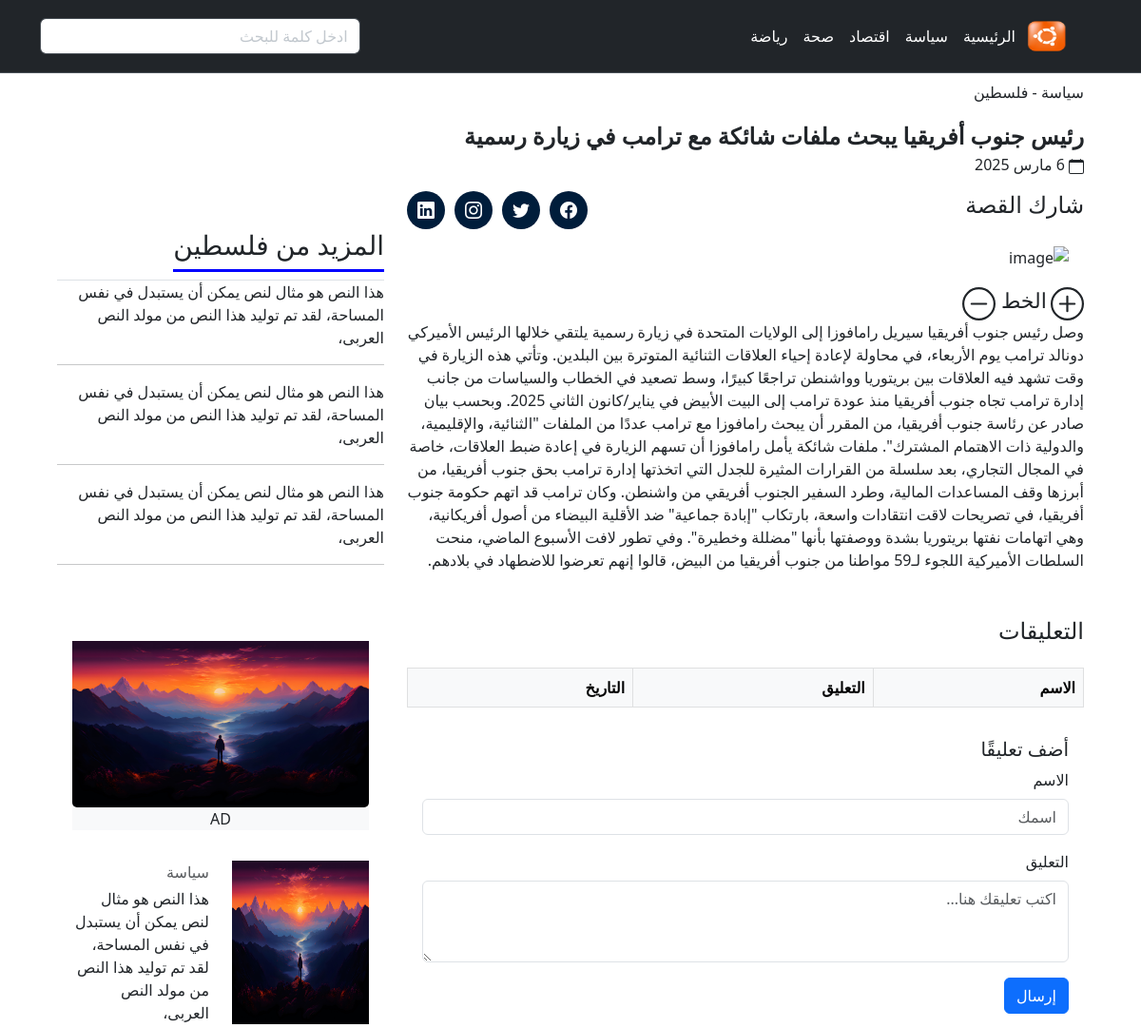
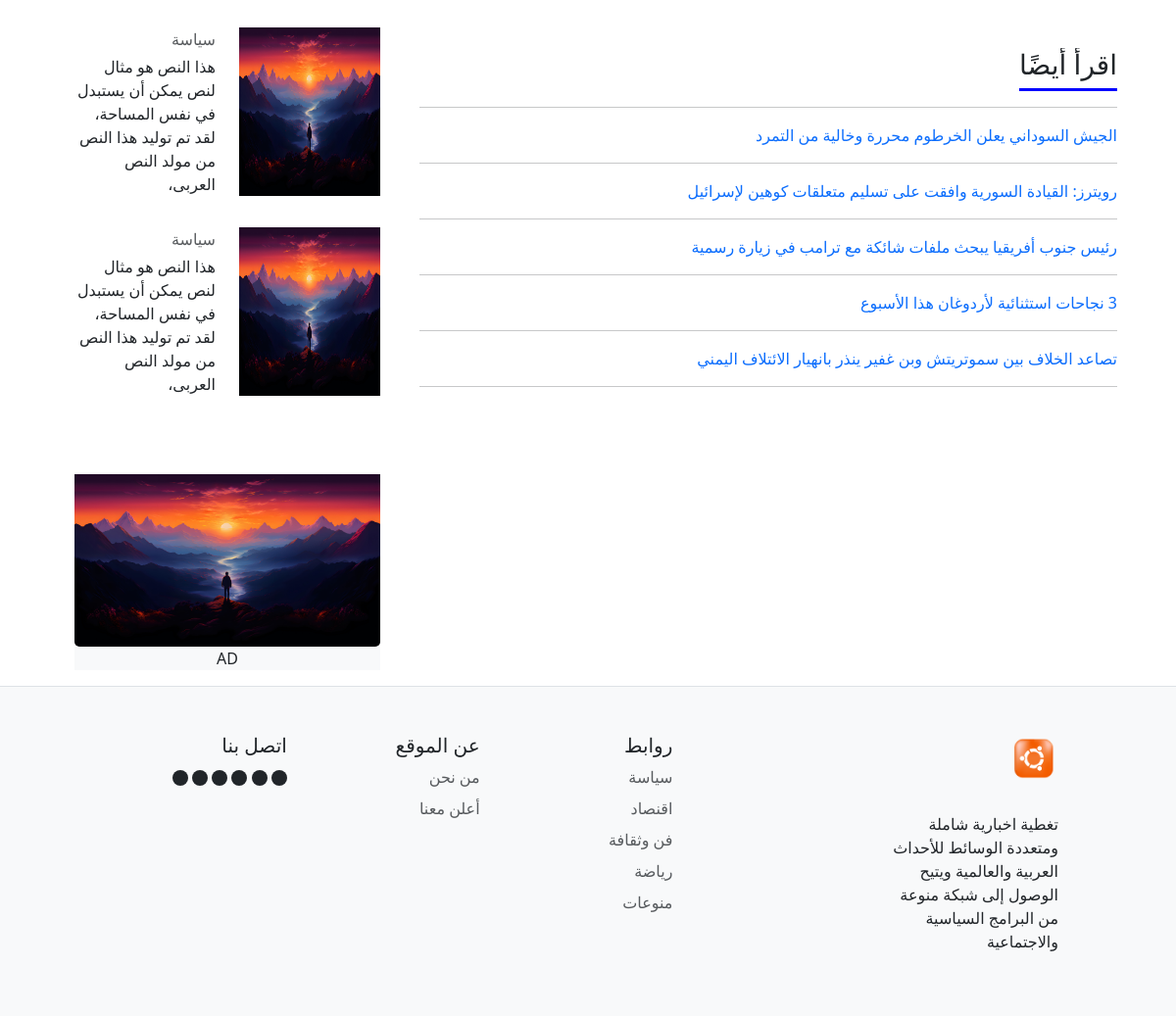
Page /public/FrontPage/details.php?news_id=74 on the committed database (2 pictures, top to bottom).
### tables this page shows
CREATE TABLE `news` (
  `id` bigint(20) NOT NULL,
  `title` varchar(100) DEFAULT NULL,
  `body` text NOT NULL,
  `image_url` text DEFAULT NULL,
  `date_posted` datetime DEFAULT NULL,
  `category_id` bigint(20) DEFAULT NULL,
  `author_id` bigint(20) DEFAULT NULL,
  `country` varchar(30) DEFAULT 'Earth',
  `status` enum('APPROVED','PENDING','REJECTED') DEFAULT 'PENDING',
  `total_views` int(11) NOT NULL DEFAULT 0
);

### config/DatabaseConnection.php (called while the page is built, shortened)
<?php
class DatabaseConnection {
    private static ?PDO $pdo = null;
    public static function getConnection() {
        if (self::$pdo === null) {
            $host = $_ENV['DB_HOST'];
            $db = $_ENV['DB_NAME'];
            $user = $_ENV['DB_USER'];
            $password = $_ENV['DB_PASSWORD'];
            $dsn = "mysql:host=$host;dbname=$db";
            try {
                self::$pdo = new PDO($dsn, $user, $password);
                self::$pdo->setAttribute(PDO::ATTR_ERRMODE, PDO::ERRMODE_EXCEPTION);
            } catch(PDOException $exception) {
                die("Connection failed: " . $exception->getMessage());
            }
        }
        return self::$pdo;
    }
}

### news/News.php (called while the page is built, shortened)
<?php
class News
{
    private static $conn;
    public static function getNewsById($id)
    {
        $sql = "SELECT * FROM news WHERE id = ?";
        $stmt = self::$conn->prepare($sql);
        $stmt->execute([$id]);
        return $stmt->fetch(PDO::FETCH_ASSOC);
    }
    public static function getLatestNews($category_id)
    {
        $sql = "SELECT * FROM news WHERE category_id = ? ORDER BY date_posted DESC LIMIT 5";
        $stmt = self::$conn->prepare($sql);
        $stmt->execute([$category_id]);
        return $stmt->fetchAll(PDO::FETCH_ASSOC);
    }
    private static function ensureConnection(): void
    {
        if (!self::$conn) {
            self::$conn = DatabaseConnection::getConnection();
        }
    }
}

### public/FrontPage/details.php (the view, shortened to what this page needs)
<?php
$news_id = $_GET['news_id'];
$news = News::getNewsById($news_id);
?>
<!DOCTYPE html>
<html dir="rtl" lang="ar">
<head>
  <link rel="stylesheet" href="./css/style.css" />
  <link rel="stylesheet" href="https://cdn.jsdelivr.net/npm/bootstrap@5.3.0/dist/css/bootstrap.min.css" />
  <link rel="stylesheet" href="https://cdn.jsdelivr.net/npm/bootstrap-icons/font/bootstrap-icons.css" />
</head>
<body>
  <nav class="navbar navbar-expand-lg bg-dark border-bottom border-body" data-bs-theme="dark">
    <div class="container">
      <a class="navbar-brand" href="#">
        <img src="./images/ubuntu-logo-rounded-ubuntu-logo-free-png.webp" alt="Logo" class="logo navbar-brand" />
      </a>
      <div class="collapse navbar-collapse" id="navbarSupportedContent">
        <div class="rigthSectoin col-sm-8">
          <ul class="navbar-nav me-auto mb-2 mb-lg-0">
            <li class="nav-item">
              <a class="nav-link active text-white" aria-current="page" href="index.php">الرئيسية</a>
            </li>
            <li class="nav-item">
              <a class="nav-link text-white" href="./category.php?category=politics">سياسة</a>
            </li>
            <li class="nav-item">
              <a class="nav-link text-white" href="./category.php?category=economy">اقتصاد</a>
            </li>
            <li class="nav-item">
              <a class="nav-link text-white" href="./category.php?category=health">صحة</a>
            </li>
            <li class="nav-item">
              <a class="nav-link text-white" href="./category.php?category=sport">رياضة</a>
            </li>
          </ul>
        </div>
        <div class="leftSection col-sm-4">
          <form class="d-flex" role="search">
            <input class="form-control me-2 bg-white" type="search" placeholder="ادخل كلمة للبحث" aria-label="Search" />
          </form>
        </div>
      </div>
    </div>
  </nav>
  <div class="container3">
    <div class="row">
      <div class="col-sm-8">
        <div class="category mb-3 mt-2">سياسة - فلسطين</div>
        <div class="content card-text">
          <div class="imgDesc fw-bold fs-4">
            <?= $news['title']; ?>
          </div>
          <p>
            <svg xmlns="http://www.w3.org/2000/svg" width="16" height="16" fill="currentColor" class="bi bi-calendar"
              viewBox="0 0 16 16">
              <path
                d="M3.5 0a.5.5 0 0 1 .5.5V1h8V.5a.5.5 0 0 1 1 0V1h1a2 2 0 0 1 2 2v11a2 2 0 0 1-2 2H2a2 2 0 0 1-2-2V3a2 2 0 0 1 2-2h1V.5a.5.5 0 0 1 .5-.5M1 4v10a1 1 0 0 0 1 1h12a1 1 0 0 0 1-1V4z" />
            </svg>
            6 مارس 2025
          </p>
          <div class="row">
            <div class="col-sm-6 text-end">
              <h4 style="width: fit-content">شارك القصة</h4>
            </div>
            <div class="social-icons col-sm-6">
              <a href="#" class="social-circle"><i class="bi bi-facebook"></i></a>
              <a href="#" class="social-circle"><i class="bi bi-twitter"></i></a>
              <a href="#" class="social-circle"><i class="bi bi-instagram"></i></a>
              <a href="#" class="social-circle"><i class="bi bi-linkedin"></i></a>
            </div>
          </div>
        </div>
      </div>
    </div>
    <div class="row">
      <div class="col-sm-8">
        <div class="card">
          <div class="card-body">
            <img src=" <?= htmlspecialchars($news['image_url']); ?>" alt="image" class="card-img-bottom some" />
          </div>
        </div>
        <div class="content">
          <div class="fontController">
            <span style="font-size: 22px"> الخط </span>
            <svg id="dec-btn" xmlns="http://www.w3.org/2000/svg" width="35" height="35" fill="currentColor"
              class="bi bi-dash-circle" viewBox="0 0 16 16">
              <path d="M8 15A7 7 0 1 1 8 1a7 7 0 0 1 0 14m0 1A8 8 0 1 0 8 0a8 8 0 0 0 0 16" />
              <path d="M4 8a.5.5 0 0 1 .5-.5h7a.5.5 0 0 1 0 1h-7A.5.5 0 0 1 4 8" />
            </svg>
          </div>
          <div class="mainParagraph" id="main-text">
            <p>
              <?= htmlspecialchars($news['body']) ?>
            </p>
          </div>
        </div>
        <div class="comments mt-5 card">
          <h4 class="mb-4">التعليقات</h4>
          <table class="table table-bordered table-hover">
            <thead class="table-light">
              <tr>
                <th>الاسم </th>
                <th>التعليق</th>
                <th>التاريخ</th>
              </tr>
            </thead>
          </table>
          <div class="card">
            <div class="card-body">
              <h5 class="card-title">أضف تعليقًا</h5>
              <form id="comments-form" method="post" action="">
                <div class="mb-3">
                  <label for="commenterName" class="form-label">الاسم</label>
                  <input type="text" name="commenterName" class="form-control" id="commenterName" placeholder="اسمك" />
                </div>
                <div class="mb-3">
                  <label for="commentText" class="form-label">التعليق</label>
                  <textarea name="commentText" class="form-control" id="commentText" rows="3"
                    placeholder="اكتب تعليقك هنا..."></textarea>
                </div>
                <button type="submit" class="btn btn-primary mb-5">إرسال</button>
              </form>
            </div>
          </div>
        </div>
        <?php
        $latest_news = News::getLatestNews($news['category_id']);
        ?>
        <div class="readMore">
          <div style="width: fit-content">
            <h3 class="pb-2">اقرأ أيضًا</h3>
          </div>
          <hr />
          <ul class="mostReadedList ps-0">
            <?php foreach ($latest_news as $item): ?>
              <li class="list-group-item">
                <a href="details.php?news_id=<?= urlencode($item['id']) ?>" class="text-decoration-none">
                  <?= htmlspecialchars($item['title']) ?>
                </a>
              </li>
              <hr />
            <?php endforeach; ?>
          </ul>
        </div>
      </div>
      <div class="col-sm-4">
        <div class="moreFrom">
          <h3 class="pb-2" style="width: fit-content">المزيد من فلسطين</h3>
          <ul class="mostReadedList ps-0 border-top">
            <li class="list-group-item">
              هذا النص هو مثال لنص يمكن أن يستبدل في نفس المساحة، لقد تم توليد
              هذا النص من مولد النص العربى،
            </li>
            <hr />
            <li class="list-group-item">
              هذا النص هو مثال لنص يمكن أن يستبدل في نفس المساحة، لقد تم توليد
              هذا النص من مولد النص العربى،
            </li>
            <hr />
            <li class="list-group-item">
              هذا النص هو مثال لنص يمكن أن يستبدل في نفس المساحة، لقد تم توليد
              هذا النص من مولد النص العربى،
            </li>
          </ul>
        </div>
        <hr />
        <div class="adsArea pt-5">
          <div class="card">
            <div class="card-body">
              <img src="./images/sunsetWallpaper.jpg" alt="image" class="card-img-bottom some" />
              <div class="imgDesc bg-light text-center">AD</div>
            </div>
          </div>
        </div>
        <div class="relatedInfo">
          <div class="card">
            <div class="row card-body">
              <img class="col-sm-6" src="./images/sunsetWallpaper.jpg" alt="photo" />
              <div class="col-sm-6">
                <div class="category text-muted mb-1">سياسة</div>
                <p class="card-text">
                  هذا النص هو مثال لنص يمكن أن يستبدل في نفس المساحة، لقد تم
                  توليد هذا النص من مولد النص العربى،
                </p>
              </div>
            </div>
          </div>
          <div class="card">
            <div class="row card-body">
              <img class="col-sm-6" src="./images/sunsetWallpaper.jpg" alt="photo" />
              <div class="col-sm-6">
                <div class="category text-muted mb-1">سياسة</div>
                <p class="card-text">
                  هذا النص هو مثال لنص يمكن أن يستبدل في نفس المساحة، لقد تم
                  توليد هذا النص من مولد النص العربى،
                </p>
              </div>
            </div>
          </div>
          <div class="card">
            <div class="row card-body">
              <img class="col-sm-6" src="./images/sunsetWallpaper.jpg" alt="photo" />
              <div class="col-sm-6">
                <div class="category text-muted mb-1">سياسة</div>
                <p class="card-text">
                  هذا النص هو مثال لنص يمكن أن يستبدل في نفس المساحة، لقد تم
                  توليد هذا النص من مولد النص العربى،
                </p>
              </div>
            </div>
          </div>
        </div>
        <div class="adsArea pt-5">
          <div class="card">
            <div class="card-body">
              <img src="./images/sunsetWallpaper.jpg" alt="image" class="card-img-bottom some" />
              <div class="imgDesc bg-light text-center">AD</div>
            </div>
          </div>
        </div>
      </div>
    </div>
  </div>
</body>
<div class="footer bg-light border-top" style="padding: 0; margin: 0">
  <div class="container2">
    <footer class="row row-cols-5 py-5">
      <div class="col">
        <img src="./images/ubuntu-logo-rounded-ubuntu-logo-free-png.webp" alt="logo" class="logo" />
        <div class="" style="padding-top: 30px">
          <p class="">
            تغطية اخبارية شاملة ومتعددة الوسائط للأحداث العربية والعالمية
            ويتيح الوصول إلى شبكة منوعة من البرامج السياسية والاجتماعية
          </p>
        </div>
      </div>
      <div class="col"></div>
      <div class="col">
        <h5>روابط</h5>
        <ul class="nav flex-column">
          <li class="nav-item mb-2">
            <a href="./politicsPage.html" class="nav-link p-0 text-muted">سياسة</a>
          </li>
          <li class="nav-item mb-2">
            <a href="./economyPage.html" class="nav-link p-0 text-muted">اقنصاد</a>
          </li>
          <li class="nav-item mb-2">
            <a href="#" class="nav-link p-0 text-muted">فن وثقافة</a>
          </li>
          <li class="nav-item mb-2">
            <a href="./sportPage.html" class="nav-link p-0 text-muted">رياضة</a>
          </li>
          <li class="nav-item mb-2">
            <a href="#" class="nav-link p-0 text-muted">منوعات</a>
          </li>
        </ul>
      </div>
      <div class="col">
        <h5>عن الموقع</h5>
        <ul class="nav flex-column">
          <li class="nav-item mb-2">
            <a href="#" class="nav-link p-0 text-muted">من نحن</a>
          </li>
          <li class="nav-item mb-2">
            <a href="#" class="nav-link p-0 text-muted">أعلن معنا</a>
          </li>
        </ul>
      </div>
      <div class="col">
        <h5>اتصل بنا</h5>
        <svg xmlns="http://www.w3.org/2000/svg" width="16" height="16" fill="currentColor" class="bi bi-circle-fill"
          viewBox="0 0 16 16">
          <circle cx="8" cy="8" r="8" />
        </svg>
        <svg xmlns="http://www.w3.org/2000/svg" width="16" height="16" fill="currentColor" class="bi bi-circle-fill"
          viewBox="0 0 16 16">
          <circle cx="8" cy="8" r="8" />
        </svg>
        <svg xmlns="http://www.w3.org/2000/svg" width="16" height="16" fill="currentColor" class="bi bi-circle-fill"
          viewBox="0 0 16 16">
          <circle cx="8" cy="8" r="8" />
        </svg>
        <svg xmlns="http://www.w3.org/2000/svg" width="16" height="16" fill="currentColor" class="bi bi-circle-fill"
          viewBox="0 0 16 16">
          <circle cx="8" cy="8" r="8" />
        </svg>
        <svg xmlns="http://www.w3.org/2000/svg" width="16" height="16" fill="currentColor" class="bi bi-circle-fill"
          viewBox="0 0 16 16">
          <circle cx="8" cy="8" r="8" />
        </svg>
        <svg xmlns="http://www.w3.org/2000/svg" width="16" height="16" fill="currentColor" class="bi bi-circle-fill"
          viewBox="0 0 16 16">
          <circle cx="8" cy="8" r="8" />
        </svg>
      </div>
    </footer>
  </div>
</div>
</html>

### public/FrontPage/css/style.css (style rules this page uses)
html, body { height: 100%; }
.logo { width: 50px; height: 50px; }
.container2 { margin-left: 10%; margin-right: 10%; }
.container3 { margin-left: 5%; margin-right: 5%; }
.card { border-radius: 0 !important; border:0px solid black !important; }
h3 { border-bottom: 3px solid blue; }
a { text-decoration: none !important; }
ul { padding-left: 0; padding-right: 0; }
.social-icons { display: flex; justify-content: end; gap: 10px; }
.social-circle { width: 40px; height: 40px; background-color: #001d3b; color: white; display: flex; align-items: center; justify-content: center; border-radius: 50%; font-size: 18px; }

### rows in the picture
news: title "رئيس جنوب أفريقيا يبحث ملفات شائكة مع ترامب في زيارة رسمية", body "وصل رئيس جنوب أفريقيا سيريل رامافوزا إلى الولايات المتحدة في زيارة رسمية يلتقي خلالها الرئيس الأميركي دونالد ترامب يوم الأربعاء، في محاولة لإعادة إحياء العلاقات الثنائية المتوترة بين البلدين. وتأتي هذه الزيارة في وقت تشهد فيه العلاقات بين بريتوريا وواشنطن تراجعًا كبيرًا، وسط تصعيد في الخطاب والسياسات من جانب إدارة ترامب تجاه جنوب أفريقيا منذ عودة ترامب إلى البيت الأبيض في يناير/كانون الثاني 2025. وبحسب بيان صادر عن رئاسة جنوب أفريقيا، من المقرر أن يبحث رامافوزا مع ترامب عددًا من الملفات \"الثنائية، والإقليمية، والدولية ذات الاهتمام المشترك\". ملفات شائكة يأمل رامافوزا أن تسهم الزيارة في إعادة ضبط العلاقات، خاصة في المجال التجاري، بعد سلسلة من القرارات المثيرة للجدل التي اتخذتها إدارة ترامب…"
news: title "الجيش السوداني يعلن الخرطوم محررة وخالية من التمرد"
news: title "رويترز: القيادة السورية وافقت على تسليم متعلقات كوهين لإسرائيل"
news: title "3 نجاحات استثنائية لأردوغان هذا الأسبوع"
news: title "تصاعد الخلاف بين سموتريتش وبن غفير ينذر بانهيار الائتلاف اليمني"
